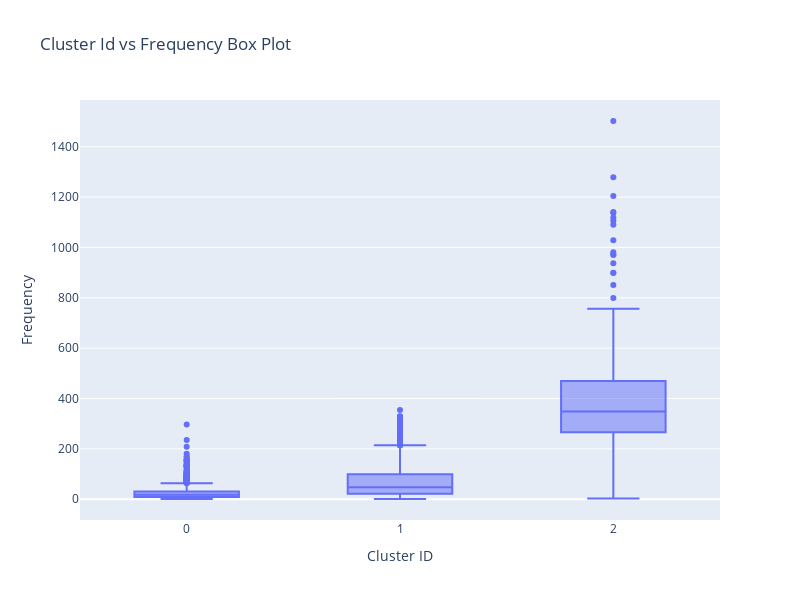

The notebook cell this image was saved under:
### Code cell
fig = px.box(merged_rfm, x='Cluster_Id', y='Frequency',
             title="Cluster Id vs Frequency Box Plot",
             labels={'Cluster_Id': 'Cluster ID', 'Frequency': 'Frequency'})

fig.update_layout(
    xaxis=dict(title="Cluster ID", title_font=dict(size=14)),
    yaxis=dict(title="Frequency", title_font=dict(size=14)),
    showlegend=False,
    width=800,
    height=600
)

fig.show()

### Figure 1 — Plotly figure (JSON) as saved in the notebook; plotly's stock layout.template omitted (floating-point values rounded to 4 significant figures; data arrays with more than 128 entries replaced by an {"elided": "..."} marker saying what was removed)
{"data": [{"alignmentgroup": "True", "hovertemplate": "Cluster ID=%{x}<br>Frequency=%{y}<extra></extra>", "legendgroup": "", "marker": {"color": "#636efa"}, "name": "", "notched": false, "offsetgroup": "", "orientation": "v", "showlegend": false, "type": "box", "x": {"elided": "4314 int values"}, "x0": " ", "xaxis": "x", "y": {"elided": "4314 int values"}, "y0": " ", "yaxis": "y"}], "layout": {"boxmode": "group", "height": 600, "legend": {"tracegroupgap": 0}, "showlegend": false, "title": {"text": "Cluster Id vs Frequency Box Plot"}, "width": 800, "xaxis": {"anchor": "y", "domain": [0, 1], "title": {"font": {"size": 14}, "text": "Cluster ID"}}, "yaxis": {"anchor": "x", "domain": [0, 1], "title": {"font": {"size": 14}, "text": "Frequency"}}}}
